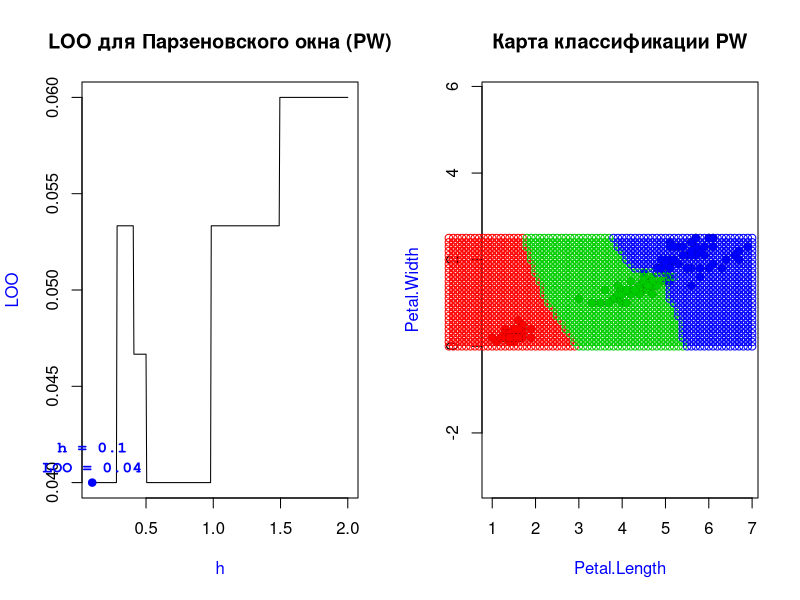

Recreate this plot in R.
#Евклидово расстояние
dist = function(p1, p2) sqrt(sum((p1 - p2) ^ 2)) 
#Расстояние от всех points до точки u
distances = function(points, u) apply(points, 1, dist, u)



#Ядра
kernel.R = function(r) 0.5 * (abs(r) <= 1) #прямоугольное
kernel.T = function(r)(1 - abs(r)) * (abs(r) <= 1) #треугольное
kernel.Q = function(r)(15 / 16) * (1 - r ^ 2) ^ 2 * (abs(r) <= 1) #квартическое
kernel.E = function(r)(3 / 4) * (1 - r ^ 2) * (abs(r) <= 1) #епанечниково
kernel.G = function(r) dnorm(r) #гауссовское 


PW.kernel = kernel.G

#PW
PW = function(distances, u, h) {
  weights = PW.kernel(distances / h)
  classes = unique(names(distances))
  
  weightsByClass = sapply(classes, function(class, arr) { sum(arr[names(arr) == class]) } , weights)
  
  if (max(weightsByClass) == 0) return("") 
  
  return(names(which.max(weightsByClass)))
}

#LOO
LOOPW = function(points, classes, hValues) {
  n = dim(points)[1]
  loo = rep(0, length(hValues))
  
  for (i in 1:n) {
    u = points[i,]
    sample = points[-i,]
    distances = distances(sample, u)
    names(distances) = classes[-i]
    
    for (j in 1:length(hValues)) {
      h = hValues[j]
      classified = PW(distances, u, h)
      loo[j] = loo[j] + (classified != classes[i])
    }
  }
  
  loo = loo / n
}

#Отрисовка LOO
drawLOOPW = function(points, classes, hValues) {
  loo = LOOPW(points, classes, hValues)
  
  x = hValues
  y = loo
  
  plot(x, y, type = "l", main = "LOO для Парзеновского окна (PW)", xlab = "h", ylab = "LOO", col.lab = "blue")
  
  h = hValues[which.min(loo)]
  h.loo = round(loo[which.min(loo)], 4)
  
  points(h, h.loo, pch = 19, col = "blue")
  label = paste("h = ", h, "\n", "LOO = ", h.loo, sep = "")
  text(h, h.loo, labels = label, pos = 3, col = "blue", family = "mono", font = 2)
  
  return(h)
}

#Отрисовка карты классификации
drawPW = function(points, classes, colors, h) {
  uniqueClasses = unique(classes)
  names(colors) = uniqueClasses
  
  
  plot(points, bg = colors[classes], pch = 21, asp = 1,main = "Карта классификации PW", col.lab = "blue") 
  
  
  step = 0.1
  ox = seq(0, 7, step)
  oy = seq(0, 2.5, step)
  
  for (x in ox) {
    for (y in oy) {
      x = round(x, 1) 
      y = round(y, 1) 
      u = c(x, y)
      
      
      
      distances = distances(points, u)
      names(distances) = classes
      classified = PW(distances, u, h)
      
      
      points(u[1], u[2], col = colors[classified], pch = 21) #u
    }
  }
  
  
}



petals = iris[, 3:4]
petalNames = iris[, 5]

par(mfrow = c(1, 2), xpd = T)
h = drawLOOPW(petals, petalNames, hValues = seq(0.1, 2, 0.005))
drawPW(petals, petalNames, colors = c("red", "green3", "blue"), h = h)